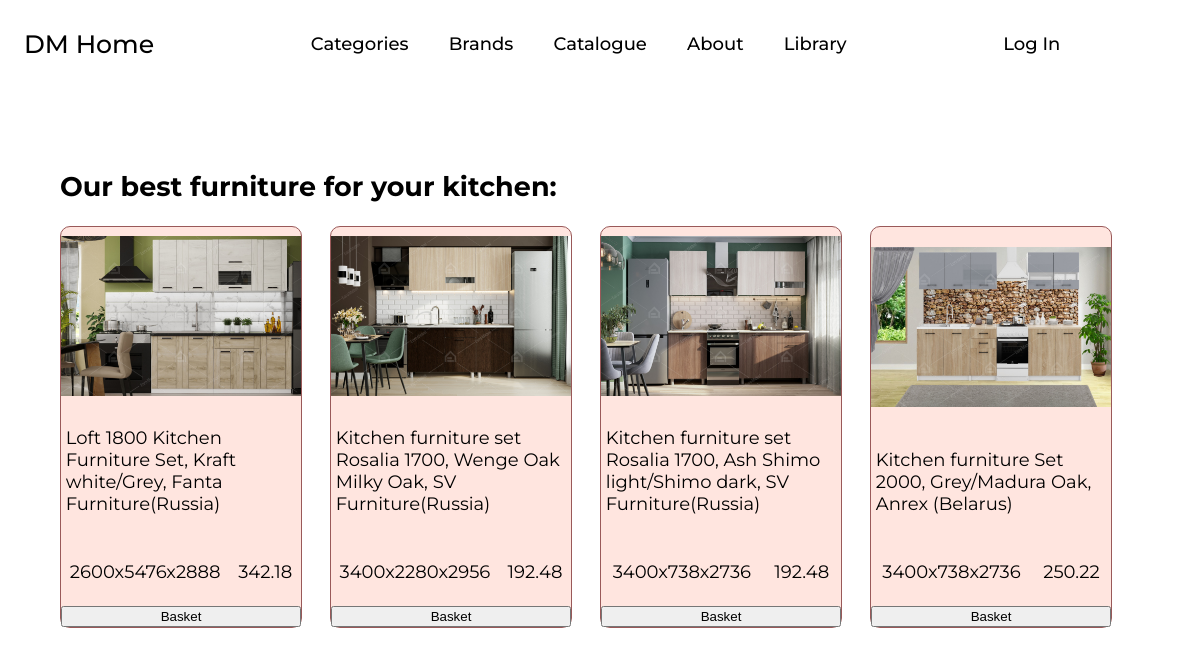
Page /kitchen.php on the committed database.
### tables this page shows
CREATE TABLE `items` (
  `Item_ID` int NOT NULL,
  `Item_Name` varchar(255) NOT NULL,
  `Item_Desc` varchar(255) NOT NULL,
  `Item_Image` blob,
  `Item_Price` double NOT NULL,
  `Item_Category` varchar(45) NOT NULL,
  `Item_Size` varchar(45) NOT NULL,
  `Country` varchar(45) NOT NULL,
  PRIMARY KEY (`Item_ID`)
);

### kitchen.php (the view, shortened to what this page needs)
<?php
    require_once 'php/connect.php';
    $q = mysqli_query($connect, "SELECT * FROM ITEMS WHERE Item_Category = 'kitchen';");
    $items = array();
    while($row=mysqli_fetch_array($q)){
        $items[] = $row;
    }
?>
<!DOCTYPE html>
<html lang="en">
<head>
    <link rel="stylesheet" href="css/bedroom.css">
    <link rel="stylesheet" href="css/mainfont.css">
</head>
<body>
    <?php include('header.php'); ?>
    <div class="main">
        <div class="intro">
            <h2>Our best furniture for your kitchen: </h2>
        </div>
        <div class="content">
            <?php
                for ($x = 0; $x < sizeof($items); $x++) {
                echo "
                    <form action=\"kitchen.php?action=add&code=" . $items[$x]['Item_ID'] . "\" method=\"post\">
                    <div class=\"card\" id = \"" . $x . "\">
                        <img class=\"item_img\" src=\"" . $items[$x]['Item_Image'] . "\" alt=\"item_img\">
                        <p class=\"item_name\">" . $items[$x]['Item_Name'] . "</p>
                        <div class=\"info\">
                            <p class=\"item_size\">" . $items[$x]['Item_Size'] . "</p>
                            <p class=\"item_price\">" . $items[$x]['Item_Price']. "</p>
                        </div>
                        <button class=\"tobasket\" type=\"submit\" value=\"" . $x . "\">Basket</button>
                    </div>
                    </form>
                ";
                }
            ?>
        </div>
    </div>
</body>
</html>

### css/bedroom.css (style rules this page uses)
body { margin: 0; padding: 0; font-size: 18px; }
.main { padding: 5%; display: flex; flex-direction: column; justify-content: center; }
.main .content { display: grid; grid-template-columns: 1fr 1fr 1fr 1fr; width: 100%; row-gap: 5%; }
.item_img { width: 100%; height: 50%; object-fit: contain; }
.card { width: 20vw; height: 50vh; border: 1px solid #995959; border-radius: 10px; background-color: #ffe5df; display: flex; flex-direction: column; }
.card p { padding: 2%; }
.card .info { display: flex; flex-direction: row; justify-content: space-around; }

### css/header.css (style rules this page uses)
body { margin: 0; padding: 0; font-size: 18px; }

### rows in the picture
items: Item_Image (picture), Item_Name "Loft 1800 Kitchen Furniture Set, Kraft white/Grey, Fanta Furniture(Russia)", Item_Size "2600x5476x2888", Item_Price "342.18"
items: Item_Image (picture), Item_Name "Kitchen furniture set Rosalia 1700, Wenge Oak Milky Oak, SV Furniture(Russia)", Item_Size "3400x2280x2956", Item_Price "192.48"
items: Item_Image (picture), Item_Name "Kitchen furniture set Rosalia 1700, Ash Shimo light/Shimo dark, SV Furniture(Russia)", Item_Size "3400x738x2736", Item_Price "192.48"
items: Item_Image (picture), Item_Name "Kitchen furniture Set 2000, Grey/Madura Oak, Anrex (Belarus)", Item_Size "3400x738x2736", Item_Price "250.22"
